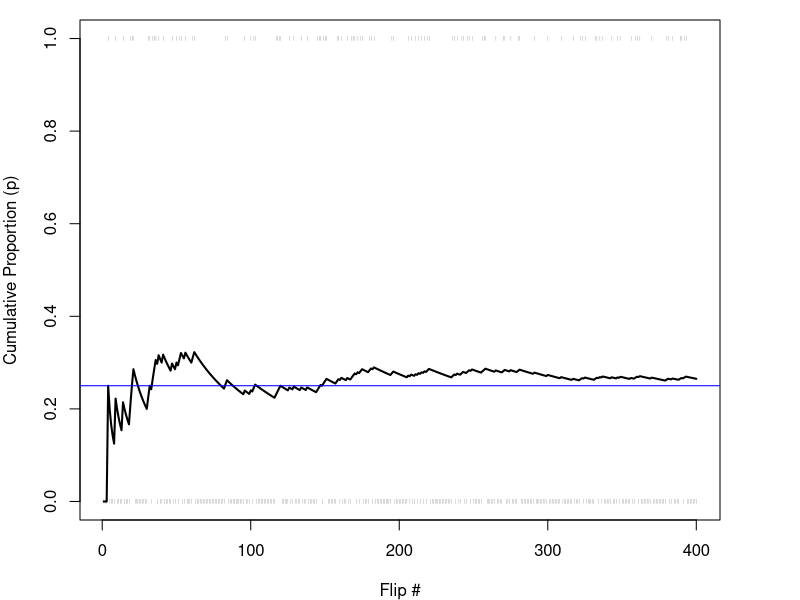
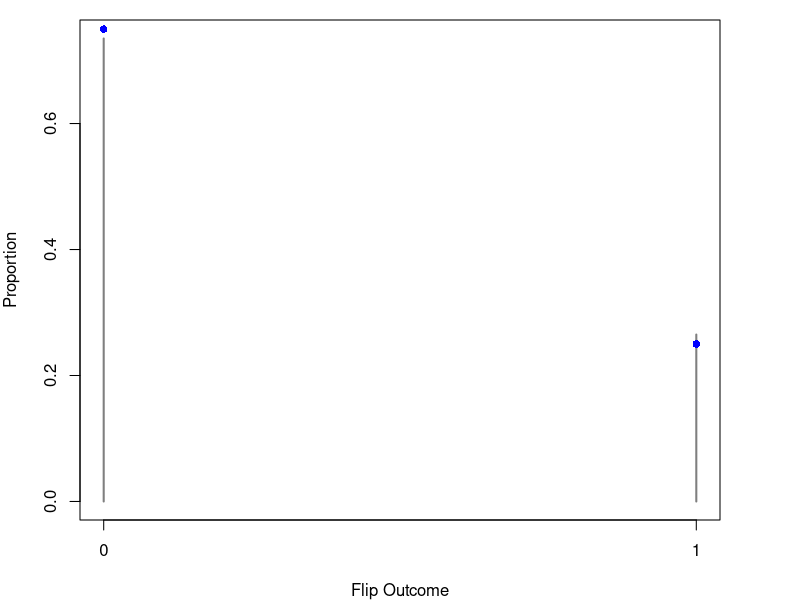
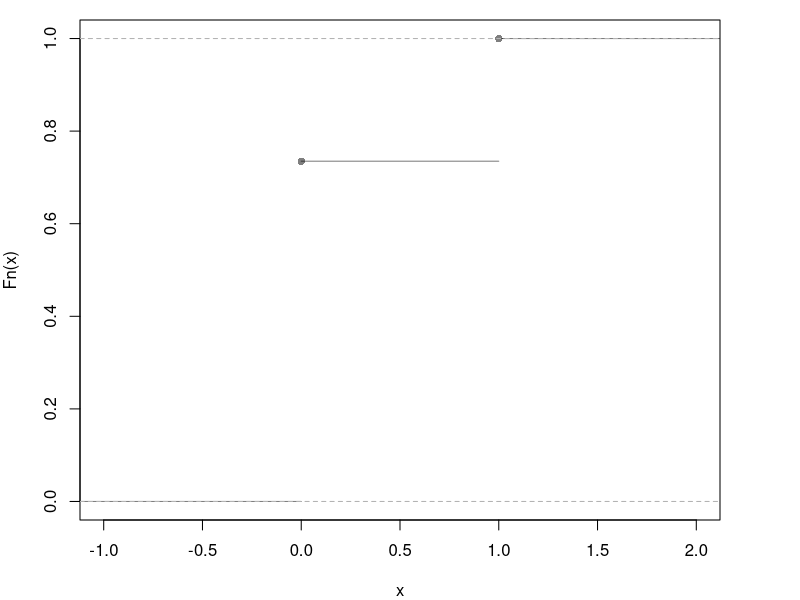
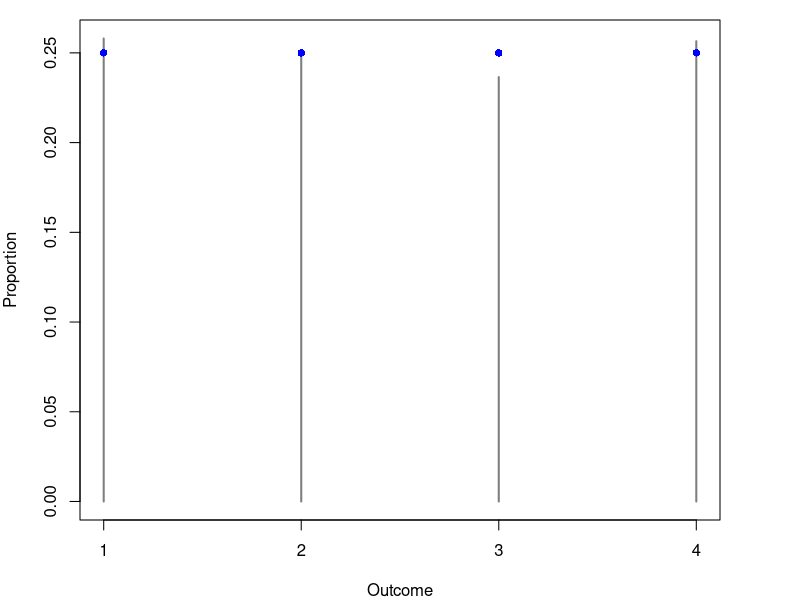
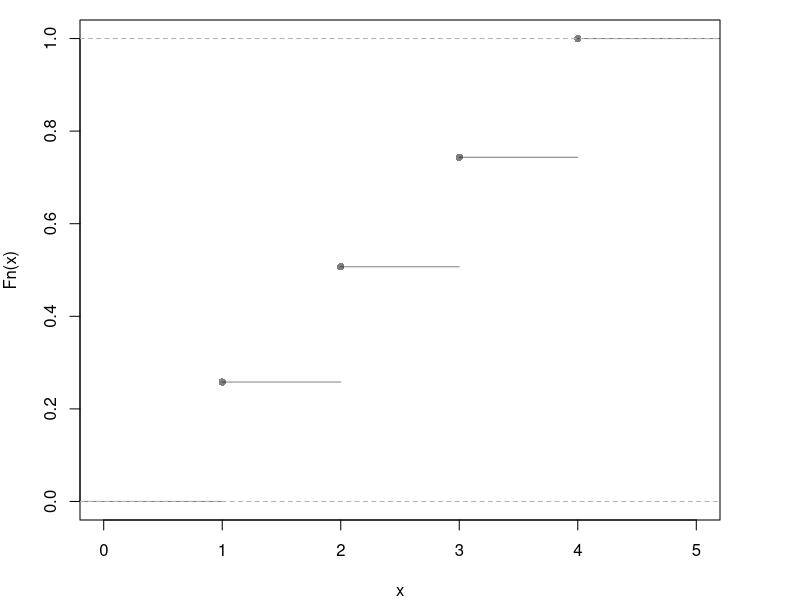
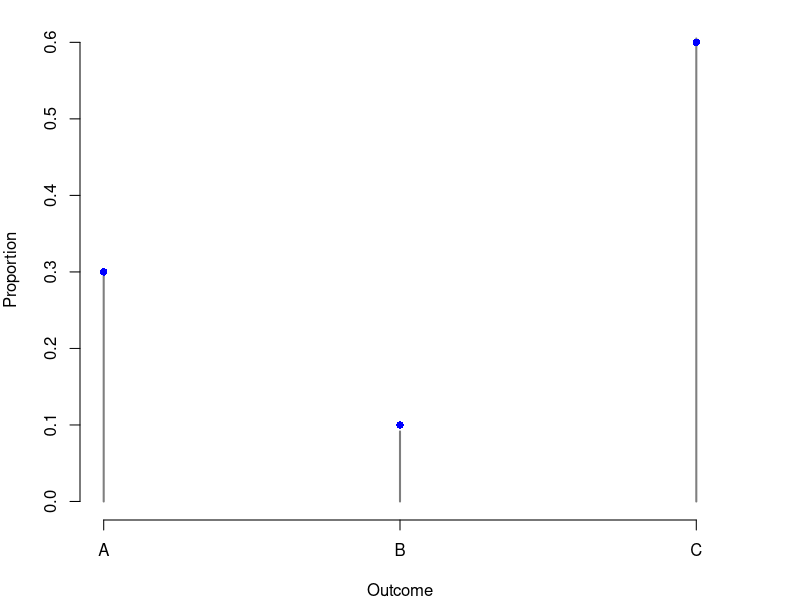
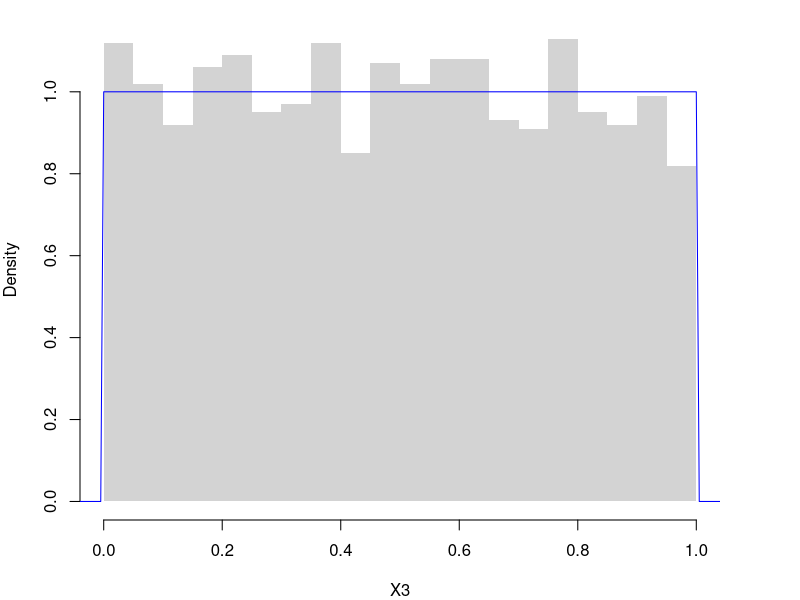
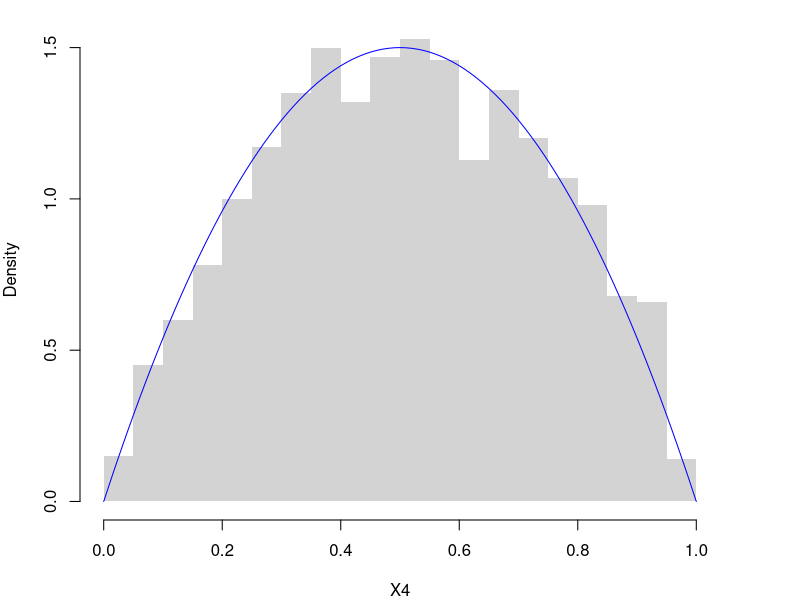

R code for these plots, in order:
## ---- chunk 1
x <- c(0,1)
x_probs <- c(3/4, 1/4)

sample(x, 1, prob=x_probs, replace=T) # 1 Flip
sample(x, 4, prob=x_probs, replace=T) # 4 Flips 
X0 <- sample(x, 400, prob=x_probs, replace=T)

# Plot Cumulative Proportion
X0_t <- seq_len(length(X0)) #head(X0_t)
X0_mt <- cumsum(X0)/X0_t #head(X0_mt)
par(mar=c(4,4,1,4))
plot(X0_t, X0_mt, type='l',
    ylab='Cumulative Proportion (p)',
    xlab='Flip #', 
    ylim=c(0,1), 
    lwd=2)
# Show individual flip outcomes
points(X0_t, X0, col=grey(0,.5),
    pch='|', cex=.3)
# Show theoretical proportions
abline(h=0.25, col='blue')

# Plot Long run proportions
proportions <- table(X0)/length(X0)
plot(proportions, 
    col=grey(0, 0.5),
    xlab='Flip Outcome', 
    ylab='Proportion',
    main=NA)
points(c(0,1), c(.75, .25), pch=16, col='blue') # Theoretical values

# Plot CDF
plot( ecdf(X0), col=grey(0,.5),
    pch=16, main=NA) #Empirical
#points(c(0,1), c(.75, 1), pch=16, col='blue') # Theoretical
## ---- chunk 2
x <- c(1,2,3,4)
x_probs <- c(1/4, 1/4, 1/4, 1/4)
# sample(x, 1, prob=x_probs, replace=T) # 1 roll
X1 <- sample(x, 2000, prob=x_probs, replace=T) # 2000 rolls

# Plot Long run proportions
proportions <- table(X1)/length(X1)
plot(proportions, col=grey(0,.5),
    xlab='Outcome', ylab='Proportion', main=NA)
points(x, x_probs, pch=16, col='blue') # Theoretical values

# Hist w/ Theoretical Counts
# hist(X1, breaks=50, border=NA, main=NA, ylab='Count')
# points(x, x_probs*length(X1), pch='-') 

# Alternative Plot
plot( ecdf(X1), pch=16, col=grey(0,.5), main=NA)

# Alternative Plot 2
#props <- table(X1)
#barplot(props, ylim = c(0, 0.35), ylab = "Proportion", xlab = "Value")
#abline(h = 1/4, lty = 2)
## ---- chunk 3
x <- c('A', 'B', 'C')
x_probs <- c(3/10, 1/10, 6/10)
sum(x_probs)
X2 <- sample(x, 2000, prob=x_probs, replace=T) # sample of 2000

# Plot Long run proportions
proportions <- table(X2)/length(X2)
plot(proportions, col=grey(0,.5),
    xlab='Outcome', ylab='Proportion', main=NA)
points(x_probs, pch=16, col='blue') # Theoretical values

# Histogram version
# X2_alt <- X1
# X2_alt[X2_alt=='A'] <- 1
#X2_alt[X2_alt=='B'] <- 2
#X2_alt[X2_alt=='C'] <- 3
#X2_alt <- as.numeric(X1_alt)
#hist(X2_alt, breaks=50, border=NA, 
#    main=NA, ylab='Count')
#points(x, x_probs*length(X2_alt), pch=16) ## Theoretical Counts

# Alternative Plot
# plot( ecdf(X2), pch=16, col=grey(0,.5), main=NA)
## ---- chunk 4
# Prob. < 0.25
punif(0.25)

# Prob. > 0.25
1-punif(0.25)

# Prob. in (0.2,0.7]
F_two <- punif( c(0.2, 0.7) )
F_in <- F_two[2] - F_two[1]
F_in

# Prob. out of (0.2,0.7]
F_out <- 1- F_in
F_out
## ---- chunk 5
runif(3) # 3 draws

# Empirical Density 
X3 <- runif(2000)
hist(X3, breaks=20, border=NA, main=NA, freq=F)
# Theoretical Density
x <- seq(-0.1,1.1,by=.005)
fx <- dunif(x)
lines(x, fx, col='blue')

# CDF examples
P_low <- punif(0.25)
P_low
P_high <- 1-punif(0.25)
P_high
P_mid <- punif(0.75) - punif(0.25)
P_mid
## ---- chunk 6
X4 <- rbeta(2000,2,2) ## two shape parameters
hist(X4, breaks=20, border=NA, main=NA, freq=F)

#See the underlying probabilities
#f_25 <- dbeta(.25, 2, 2)

x <- seq(0,1,by=.01)
fx <- dbeta(x, 2, 2)
lines(x, fx, col='blue')
## ---- chunk 7
plot( ecdf(X4), main=NA) # Empirical

x <- seq(0,1,by=.01) # Theoretical
Fx <- pbeta(x, 2, 2)
lines(x, Fx, col='blue')

# Middle Interval Example 
F2 <- pbeta(0.2, 2, 2)
F8 <- pbeta(0.8, 2, 2)
F_2_8 <- F8 - F2
F_2_8

# Visualize
title('Middle between 0.2 and 0.8')
segments( 0.2, F2, -1, F2, col='red')
segments( 0.8, F8, -1, F8, col='red')
## ---- chunk 8
#| fig-width: 8
#| fig-height: 6
op <- par(no.readonly = TRUE); on.exit(par(op), add = TRUE)
x <- seq(0,1,by=.01)
pars <- expand.grid( c(.5,1,2), c(.5,1,2) )
par(mfrow=c(3,3))
apply(pars, 1, function(p){
    fx <- dbeta( x,p[1], p[2])
    plot(x, fx, type='l', xlim=c(0,1), ylim=c(0,4), lwd=2, col='blue')
    #hist(rbeta(2000, p[1], p[2]), breaks=50, border=NA, main=NA, freq=F)
})
title('Beta densities', outer=T, line=-1)
## ---- chunk 9
rexp(3) # 3 draws

X5 <- rexp(2000)
hist(X5, breaks=20,
    border=NA, main=NA,
    freq=F, ylim=c(0,1), xlim=c(0,10))
    
x <- seq(0,10,by=.1)
fx <- dexp(x)
lines(x, fx, col='blue')
## ---- chunk 10
pexp(10, 1/50)
## ---- chunk 11
rnorm(3) # 3 draws

X6 <- rnorm(2000)
hist(X6, breaks=20,
    border=NA, main=NA,
    freq=F, ylim=c(0,.4), xlim=c(-4,4))

x <- seq(-10,10,by=.025)
fx <- dnorm(x)
lines(x, fx, col='blue')
## ---- chunk 12
pnorm( c(-1.645, 1.645) ) # 10%
pnorm( c(-2.576, 2.576) ) #  1%
## ---- chunk 13
plot( ecdf(X6), main=NA) # Empirical

x <- seq(-4,4,by=.01) # Theoretical
Fx <- pnorm(x, 0, 1)
lines(x, Fx, col='blue')

# Middle Interval Example 
F2 <- pnorm(0.2, 0, 1)
F8 <- pnorm(0.8, 0, 1)
F_2_8 <- F8 - F2
F_2_8

# Visualize
title('Middle between 0.2 and 0.8')
segments( 0.2, F2, -5, F2, col='red')
segments( 0.8, F8, -5, F8, col='red')
## ---- chunk 14
# Start with a simulation of 1000 people to build intuition
X <- rnorm(1000,2,3)
hist(X, freq=F, border=NA, main=NA)
sum(X>4)/1000

# Do an exact calculation
1-pnorm(4,2,3)
## ---- chunk 15
# PDF
x <- seq(-10,10,by=.025)
fx <- dnorm(x)
plot(x, fx, col='blue', type='l', main='Middle 90%')
# Show Middle 90%
x_90 <- seq(-1.645,1.645,by=.025)
fx_90 <- dnorm(x_90)
polygon( c(x_90, rev(x_90)), c(fx_90,fx_90*0),
    col=rgb(0,0,1,.25), border=NA)
pnorm(1.645)-pnorm(-1.645)
